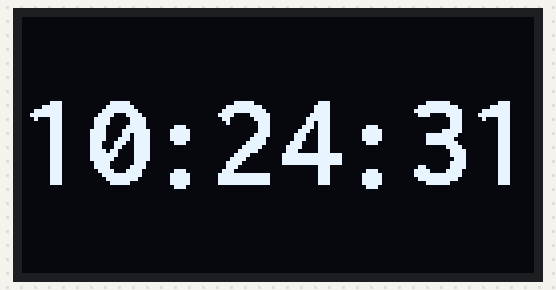
Simulated run of this sketch. Board: ESP8266 (NodeMCU). Shown: 128×64 one-colour display. WiFi joins after 1.5 s; servers stay silent unless stated; the local clock reads 2024-03-15 10:24:30 at power-on unless the sketch sets it; what the sketch prints to the serial monitor is not drawn.

Above: at 1.7 s.
At 5.8 s:
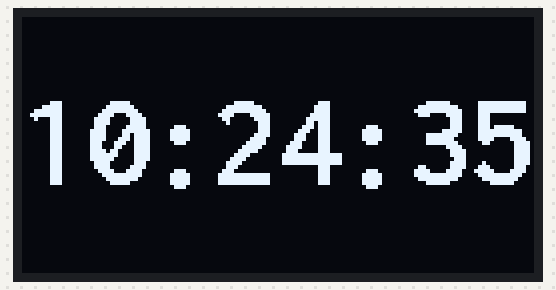
At 10.9 s:
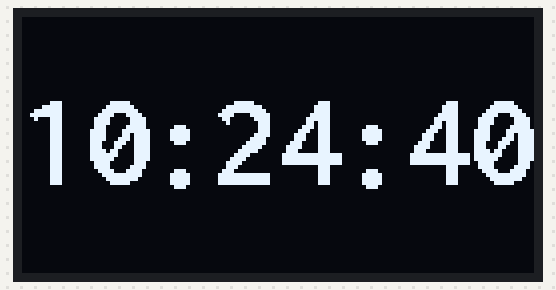
At 20.1 s:
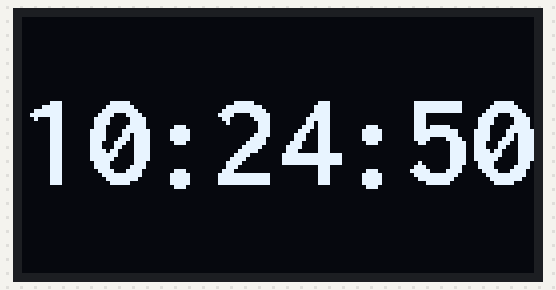
At 29.3 s:
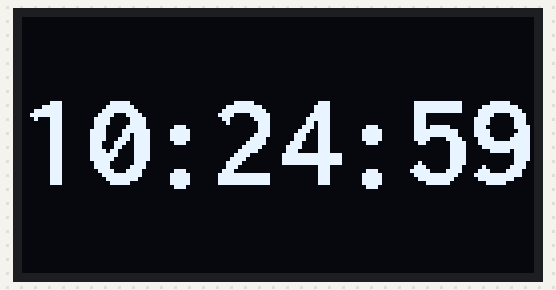
At 38.5 s:
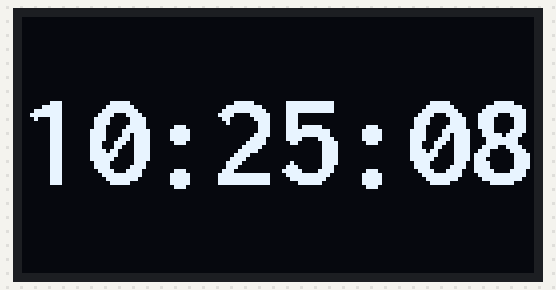

Measured:
- what the display in image 0 shows lasts 1.0 s, from 1.7 s to 2.7 s
- what the display in image 1 shows lasts 1.0 s, from 5.8 s to 6.8 s

The sketch:

12832_8266ds1306ntptime0502ok.ino
```cpp
#include <ESP8266WiFi.h>  //esp32
#include <time.h>
#include <U8x8lib.h>
const char* ssid = "TP-LINK_2394";  //jone";  方國忠 的 iPhone TP-LINK_2394
const char* password = "A12kec00";
const char* NTP_SERVER = "ch.pool.ntp.org";  //"ch.pool.ntp.org";
const char* TZ_INFO    = "SGT-8,M3.5.0/01:00:00,M10.5.0/02:00:00";  // enter your time zone (https://remotemonitoringsystems.ca/time-zone-abbreviations.php)
tm timeinfo;
time_t now;
long unsigned lastNTPtime;
unsigned long lastEntryTime;
//U8X8_SSD1306_128X64_NONAME_SW_I2C u8x8(/* clock=*/ 0, /* data=*/ 2, /* reset=*/ U8X8_PIN_NONE);
//U8X8_SSD1306_128X64_NONAME_SW_I2C u8x8(/* clock=*/ 2, /* data=*/ 0, /* reset=*/ U8X8_PIN_NONE);         // Digispark ATTiny85
//U8X8_SSD1306_128X32_NONAME_SW_I2C u8x8(/* clock=*/ SCL, /* data=*/ SDA, /* reset=*/ U8X8_PIN_NONE);   // OLEDs without Reset of the Display
U8X8_SSD1306_128X64_NONAME_SW_I2C u8x8(/* clock=*/ SCL, /* data=*/ SDA, /* reset=*/ U8X8_PIN_NONE);   // OLEDs without Reset of the Display
void setup()
{
  u8x8.begin();

  Serial.begin(9600);
  Serial.println("\n\nNTP Time Test\n");
  WiFi.begin(ssid, password);
  Serial.print("Connecting to network");
  int counter = 0;
  while (WiFi.status() != WL_CONNECTED)
  {
    delay(200);
    if (++counter > 100)
      ESP.restart();
    Serial.print( "." );
  }
  Serial.println("\nWiFi connected\n\n");
  configTime(0, 0, NTP_SERVER);
  // See https://github.com/nayarsystems/posix_tz_db/blob/master/zones.csv for Timezone codes for your region
  setenv("TZ", TZ_INFO, 1);  //1
  if (getNTPtime(100))
  {
    // wait up to 10sec to sync
  }
  else
  {
    Serial.println("Time not set");
    ESP.restart();
  }
  showTime(&timeinfo);
  lastNTPtime = time(&now);
  lastEntryTime = millis();
}
void loop()
{
  getNTPtime(10);
  showTime(&timeinfo);
  delay(1000);
}
bool getNTPtime(int sec)
{
  {
    uint32_t start = millis();
    do
    {
      time(&now);
//      if (pti(time) > 12){
//       time = time - 12 ;
//      }
      localtime_r(&now, &timeinfo);
      delay(10);
    } while (((millis() - start) <= (1000 * sec)) && (timeinfo.tm_year < (2016 - 1900)));

    if (timeinfo.tm_year <= (2016 - 1900))
        return false;  // the NTP call was not successful

    Serial.print("Time Now: ");
    Serial.println(now);
  }
  return true;
}
void showTime(tm *localTime)
{
  //print to serial terminal
  Serial.print(localTime->tm_mday);
  Serial.print('/');
  Serial.print(localTime->tm_mon + 1);
  Serial.print('/');
  Serial.print(localTime->tm_year - 100);
  Serial.print('-');
  Serial.print(localTime->tm_hour);
  Serial.print(':');
  Serial.print(localTime->tm_min);
  Serial.print(':');
  Serial.print(localTime->tm_sec);
  Serial.print(" Day of Week ");
  Serial.println(localTime->tm_wday);
  Serial.println();
  //display on OLED
  char time_output[30];
  u8x8.setFont(u8x8_font_inb21_2x4_n);//inr21_2x4_r  //inb33_3x6_n //inb21_2x4_n
//  u8x8.setFont(u8x8_font_courB21_2x4_f);
  u8x8.setCursor(0,2); //0,0
  sprintf(time_output, "%02d:%02d:%02d", localTime->tm_hour, localTime->tm_min, localTime->tm_sec);
  u8x8.print(time_output);

/*  u8x8.setFont(u8x8_font_8x13B_1x2_f);
  u8x8.setCursor(4,4);
  sprintf(time_output, "%02d/%02d/%02d", localTime->tm_mday, localTime->tm_mon + 1, localTime->tm_year - 100);
  u8x8.print(time_output);

  u8x8.setCursor(4,6);
  u8x8.print(getDOW(localTime->tm_wday));
}
char * getDOW(uint8_t tm_wday)
{
  switch(tm_wday)
  {
    case 1:
      return "Monday";
      break;
    case 2:
      return "Tuesday";
      break;
    case 3:
      return "Wednesday";
      break;
    case 4:
      return "Thursday";
      break;
    case 5:
      return "Friday";
      break;
    case 6:
      return "Saturday";
      break;
    case 0:
      return "Sunday";
      break;
    default:
      return ""; //"Error";
      break;
  }*/
}
```
